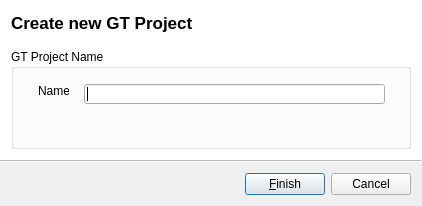
<?xml version="1.0" encoding="UTF-8"?>
<ui version="4.0">
 <class>NewGTProjectWizard</class>
 <widget class="QWizard" name="NewGTProjectWizard">
  <property name="windowModality">
   <enum>Qt::ApplicationModal</enum>
  </property>
  <property name="geometry">
   <rect>
    <x>0</x>
    <y>0</y>
    <width>422</width>
    <height>204</height>
   </rect>
  </property>
  <property name="windowTitle">
   <string>Create new GT Project</string>
  </property>
  <property name="modal">
   <bool>true</bool>
  </property>
  <property name="wizardStyle">
   <enum>QWizard::ModernStyle</enum>
  </property>
  <property name="options">
   <set>QWizard::HelpButtonOnRight|QWizard::NoBackButtonOnStartPage</set>
  </property>
  <widget class="QWizardPage" name="basicInfo">
   <property name="title">
    <string>Create new GT Project</string>
   </property>
   <property name="subTitle">
    <string/>
   </property>
   <layout class="QVBoxLayout" name="verticalLayout">
    <item>
     <widget class="QGroupBox" name="groupBox_2">
      <property name="sizePolicy">
       <sizepolicy hsizetype="Preferred" vsizetype="Fixed">
        <horstretch>0</horstretch>
        <verstretch>0</verstretch>
       </sizepolicy>
      </property>
      <property name="minimumSize">
       <size>
        <width>0</width>
        <height>100</height>
       </size>
      </property>
      <property name="title">
       <string>GT Project Name</string>
      </property>
      <widget class="QLabel" name="label">
       <property name="geometry">
        <rect>
         <x>27</x>
         <y>32</y>
         <width>31</width>
         <height>20</height>
        </rect>
       </property>
       <property name="text">
        <string>Name</string>
       </property>
      </widget>
      <widget class="QLineEdit" name="gtProjectName">
       <property name="geometry">
        <rect>
         <x>73</x>
         <y>35</y>
         <width>301</width>
         <height>20</height>
        </rect>
       </property>
      </widget>
     </widget>
    </item>
   </layout>
  </widget>
 </widget>
 <resources/>
 <connections/>
</ui>
